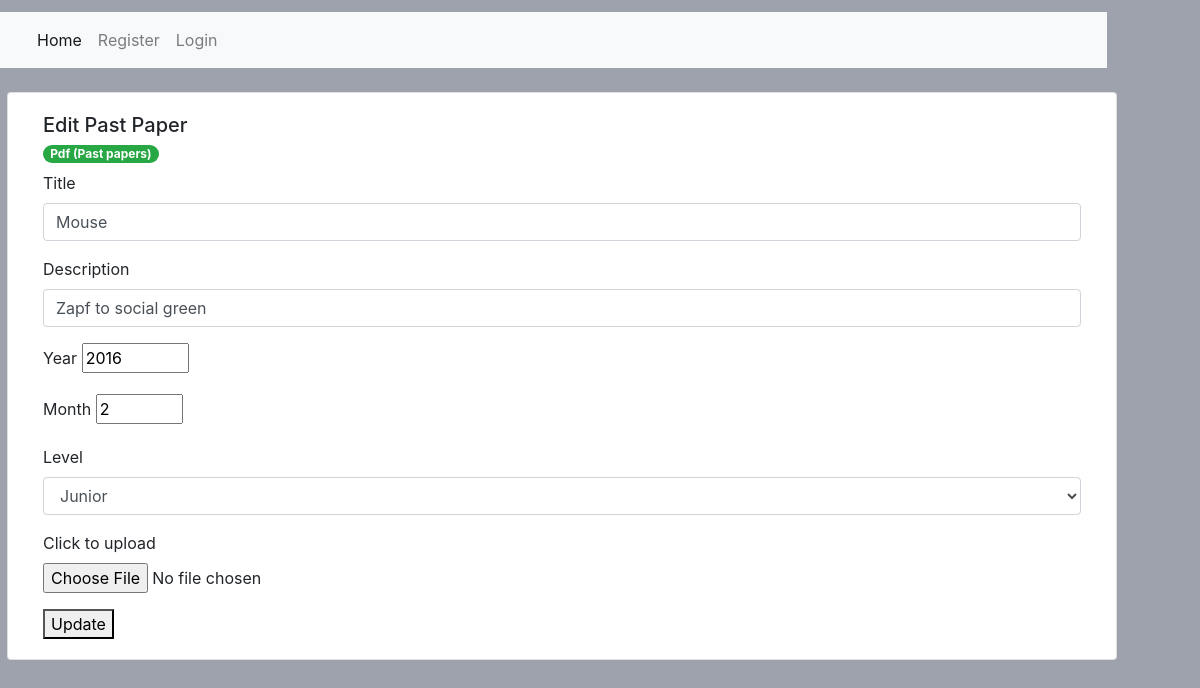
/utils/upload/edit_past_paper.php?id=1, run on the app's committed database.
### tables this page shows
CREATE TABLE `past_papers` (
  `id` int(11) NOT NULL,
  `title` varchar(100) NOT NULL,
  `year` int(11) NOT NULL,
  `subject` varchar(100) DEFAULT NULL,
  `created_by` varchar(100) NOT NULL,
  `updated_at` date DEFAULT NULL,
  `created_at` timestamp NOT NULL DEFAULT current_timestamp(),
  `mark_schema_id` int(11) DEFAULT NULL,
  `downloads` bigint(20) DEFAULT 0,
  `month` int(11) DEFAULT NULL,
  `description` text NOT NULL,
  `link` varchar(1000) NOT NULL,
  `level` varchar(100) NOT NULL DEFAULT 'junior'
);

### utils/upload/api.php (called while the page is built, shortened)
<?php
function getPastPaper($id){
    $conn = DBCoonect();
       $sql = "SELECT * FROM past_papers WHERE `id` = '$id'";
    $results = mysqli_query($conn,$sql);
    return mysqli_fetch_assoc($results);
}
?>

### utils/upload/edit_past_paper.php (the view, shortened to what this page needs)
<?php
require_once('../../layout/admin/header.php');
require_once('api.php');
$id = $_GET['id'];
$data = getPastPaper($id);
$title = $data['title'];
$year = $data['year'];
$month = $data['month'];
$level = $data['level'];
$description = $data['description'];
?>
<button class='btn'></button>
<div class="card   col-md-12 justify-content-center" >
  <div class="card-body">
    <h5 class="card-title">Edit Past Paper</h5>
    <h6 class="card-subtitle mb-2 text-muted">
<span class="badge badge-pill badge-success">Pdf (Past papers)</span>
    </h6>
<form action="fileProcessor.php" method="post" enctype="multipart/form-data">
        <div class="form-group ">
    <label for="title">Title</label>
    <input type="title" class="form-control" value="<? echo $title ?>" name="title" aria-describedby="nameHelp" />
  </div>
        <div class="form-group ">
    <label for="description">Description</label>
    <input type="description" class="form-control" value="<? echo $description ?>" name="description" aria-describedby="nameHelp" />
  </div>
        <div class="form-group ">
    <label for="description">Year</label>
    <input type="number" name='year' min="1900" max="2099" step="1" value="<? echo $year ?>" />
  </div>
        <div class="form-group ">
    <label for="description">Month</label>
    <input type="number" name='month' min="0" max="12" step="1" value="<? echo $month ?>" />
  </div>
       <div class="form-group ">
    <label for="grade">Level</label>
        <select  class="form-control"  selected="<? echo $level ?>" name="level" aria-describedby="genderHelp" >
  <option <?  if($level == 'junior') echo 'selected'  ?>   value='junior'> Junior </option>
    </select>
  </div>
<div class="form-group">
  <label for="exampleFormControlFile1">Click to upload</label>
  <input type="file" name='file' class="form-control-file" id="exampleFormControlFile1">
</div>
<button>  Update </button>
</form>
  </div>
</div>
<?php
require_once('../../layout/admin/footer.php')
?>

### assets/css/custom.css (style rules this page uses)
@media screen and (min-width: 480px) { body { background-color: rgb(157, 162, 172); width: 90vw; height: 90vh; margin: 1vw; } }
.card { margin:10px !important }

### data on the page
past_papers: title "Mouse", description "Zapf to social green", year "2016", month "2", level "Junior"
